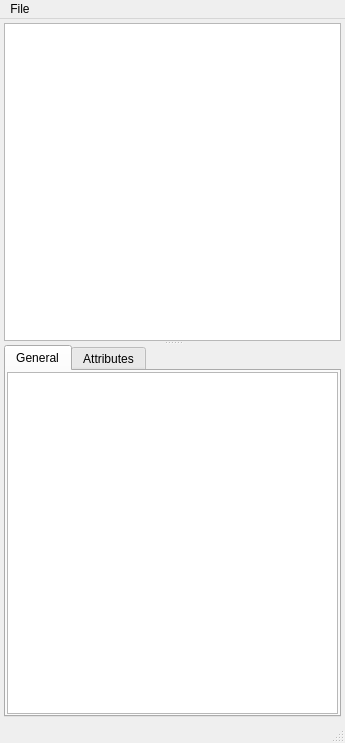
<?xml version="1.0" encoding="UTF-8"?>
<ui version="4.0">
 <class>QHDFViewer</class>
 <widget class="QMainWindow" name="QHDFViewer">
  <property name="geometry">
   <rect>
    <x>0</x>
    <y>0</y>
    <width>345</width>
    <height>743</height>
   </rect>
  </property>
  <property name="minimumSize">
   <size>
    <width>0</width>
    <height>0</height>
   </size>
  </property>
  <property name="acceptDrops">
   <bool>true</bool>
  </property>
  <property name="windowTitle">
   <string>HDF5 Data Viewer</string>
  </property>
  <widget class="QWidget" name="centralwidget">
   <layout class="QGridLayout">
    <property name="margin">
     <number>4</number>
    </property>
    <item row="0" column="0">
     <widget class="QSplitter" name="splitter">
      <property name="orientation">
       <enum>Qt::Vertical</enum>
      </property>
      <widget class="QTreeView" name="hdfTreeView">
       <property name="minimumSize">
        <size>
         <width>0</width>
         <height>0</height>
        </size>
       </property>
       <property name="maximumSize">
        <size>
         <width>65654</width>
         <height>16777215</height>
        </size>
       </property>
       <property name="mouseTracking">
        <bool>true</bool>
       </property>
       <property name="contextMenuPolicy">
        <enum>Qt::ActionsContextMenu</enum>
       </property>
       <property name="editTriggers">
        <set>QAbstractItemView::EditKeyPressed</set>
       </property>
       <property name="alternatingRowColors">
        <bool>true</bool>
       </property>
       <property name="verticalScrollMode">
        <enum>QAbstractItemView::ScrollPerPixel</enum>
       </property>
       <property name="horizontalScrollMode">
        <enum>QAbstractItemView::ScrollPerPixel</enum>
       </property>
       <property name="uniformRowHeights">
        <bool>true</bool>
       </property>
       <property name="animated">
        <bool>false</bool>
       </property>
       <property name="headerHidden">
        <bool>true</bool>
       </property>
      </widget>
      <widget class="QTabWidget" name="tabWidget">
       <property name="currentIndex">
        <number>0</number>
       </property>
       <widget class="QWidget" name="general_tab">
        <attribute name="title">
         <string>General</string>
        </attribute>
        <layout class="QGridLayout">
         <property name="margin">
          <number>1</number>
         </property>
         <item row="0" column="0">
          <widget class="QTableWidget" name="generalTable">
           <property name="alternatingRowColors">
            <bool>true</bool>
           </property>
           <property name="cornerButtonEnabled">
            <bool>false</bool>
           </property>
           <property name="columnCount">
            <number>0</number>
           </property>
          </widget>
         </item>
        </layout>
       </widget>
       <widget class="QWidget" name="attributes_tab">
        <attribute name="title">
         <string>Attributes</string>
        </attribute>
        <layout class="QGridLayout">
         <property name="margin">
          <number>0</number>
         </property>
         <item row="0" column="0">
          <widget class="QTableWidget" name="attributesTable">
           <property name="minimumSize">
            <size>
             <width>0</width>
             <height>100</height>
            </size>
           </property>
           <property name="alternatingRowColors">
            <bool>true</bool>
           </property>
           <property name="verticalScrollMode">
            <enum>QAbstractItemView::ScrollPerPixel</enum>
           </property>
           <property name="horizontalScrollMode">
            <enum>QAbstractItemView::ScrollPerPixel</enum>
           </property>
          </widget>
         </item>
        </layout>
       </widget>
      </widget>
     </widget>
    </item>
   </layout>
  </widget>
  <widget class="QMenuBar" name="menubar">
   <property name="geometry">
    <rect>
     <x>0</x>
     <y>0</y>
     <width>345</width>
     <height>22</height>
    </rect>
   </property>
   <widget class="QMenu" name="menuFile">
    <property name="title">
     <string>File</string>
    </property>
   </widget>
   <addaction name="menuFile"/>
  </widget>
  <widget class="QStatusBar" name="statusbar"/>
  <action name="actionShow_Properties">
   <property name="text">
    <string>Show Properties</string>
   </property>
  </action>
 </widget>
 <resources/>
 <connections/>
</ui>
